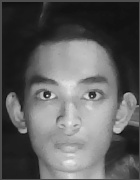
#> input picture data/6752300151_Pae.jpg, 140 x 180 px; its folder holds 4 pictures in this run
$ python faceclustering.py
#> lines starting #> are read from the running program, lines starting #| are printed output that depends on the picture
"""Face-image clustering with memory-efficient Fuzzy C-Means.

Install: pip install numpy opencv-python matplotlib
Run: python faceclustering.py --dataset data --clusters 3
"""

from __future__ import annotations

import argparse
import csv
from pathlib import Path

import cv2
import matplotlib.pyplot as plt
import numpy as np

IMAGE_TYPES = {".jpg", ".jpeg", ".png", ".bmp"}


def read_dataset(directory: Path, size: tuple[int, int] = (32, 32)):
    """Load grayscale images and normalized float32 feature vectors."""
#> called with size = (32, 32)
    directory = Path(directory)
    if not directory.is_dir():
        raise FileNotFoundError(f"ไม่พบโฟลเดอร์ข้อมูลภาพ: {directory}")
    if len(size) != 2 or any(x <= 0 for x in size):
        raise ValueError("size ต้องเป็น (width, height) ที่มากกว่า 0")

    pictures, filenames, features = [], [], []
    for image_path in sorted(directory.iterdir()):
        if not image_path.is_file() or image_path.suffix.lower() not in IMAGE_TYPES:
            continue
        picture = cv2.imread(str(image_path), cv2.IMREAD_GRAYSCALE)
#> picture is the input picture: shape (180, 140); min 13, max 241, mean 93.5
        if picture is None:
            print(f"คำเตือน: อ่านภาพไม่ได้ ข้าม {image_path.name}")
            continue
        resized = cv2.resize(picture, size, interpolation=cv2.INTER_AREA)
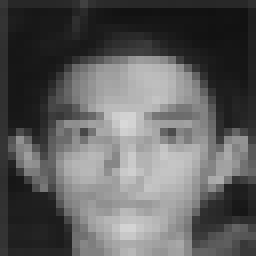
#> resized: shape (32, 32) (shown 8 times larger); min 17, max 216, mean 93.5
        pictures.append(picture)
        filenames.append(image_path.name)
        features.append(resized.reshape(-1).astype(np.float32) / 255.0)
#> pass 2 of the loop in read_dataset, `for image_path in sorted(directory.iterdir()):`:
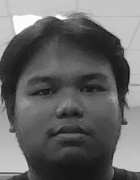
#> input picture data/6752300178_VA (1).jpg, 140 x 180 px
#> in read_dataset, picture is the input picture: shape (180, 140); min 10, max 255, mean 104.2
#> in read_dataset, `resized = cv2.resize(picture, size, interpolation=cv2.INTER_AREA)`:
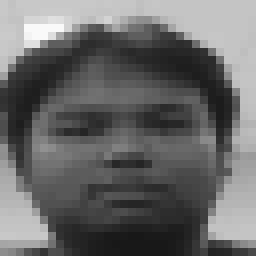
#> resized: shape (32, 32) (shown 8 times larger); min 23, max 250, mean 104.2
#> pass 3 of the loop in read_dataset, `for image_path in sorted(directory.iterdir()):`:
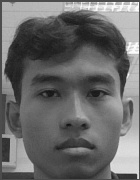
#> input picture data/6752300208_North (1).jpg, 140 x 180 px
#> in read_dataset, picture is the input picture: shape (180, 140); min 16, max 255, mean 106.1
#> in read_dataset, `resized = cv2.resize(picture, size, interpolation=cv2.INTER_AREA)`:
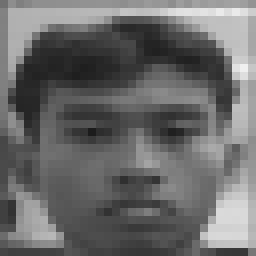
#> resized: shape (32, 32) (shown 8 times larger); min 28, max 239, mean 106.1
#> the loop made 4 passes; the first 3 are shown

    if not features:
        raise FileNotFoundError(f"ไม่พบไฟล์ภาพที่อ่านได้ใน {directory}")
    return pictures, filenames, np.stack(features)


def fuzzy_c_means(
    data: np.ndarray,
    clusters: int,
    fuzziness: float = 2.0,
    tolerance: float = 1e-5,
    max_iterations: int = 300,
    seed: int = 42,
):
    """Return (centers, memberships) using a vectorized FCM update.

    Distance is computed via dot products, avoiding an N x C x D array.
    Exact matches to centers get equal membership among matching centers.
    """
#> called with data = array of shape (4, 1024), clusters = 3, fuzziness = 2, tolerance = 1e-05, max_iterations = 300, seed = 42
    x = np.asarray(data, dtype=np.float64)
    if x.ndim != 2 or not x.shape[0] or not x.shape[1]:
        raise ValueError("data ต้องเป็นอาร์เรย์ 2 มิติที่ไม่ว่าง")
    if not np.isfinite(x).all():
        raise ValueError("data มี NaN หรือ Infinity")
    if not isinstance(clusters, (int, np.integer)) or not 1 <= clusters <= len(x):
        raise ValueError("clusters ต้องอยู่ระหว่าง 1 ถึงจำนวนภาพ")
    if not np.isfinite(fuzziness) or fuzziness <= 1:
        raise ValueError("fuzziness ต้องมากกว่า 1")
    if not np.isfinite(tolerance) or tolerance <= 0:
        raise ValueError("tolerance ต้องมากกว่า 0")
    if not isinstance(max_iterations, (int, np.integer)) or max_iterations < 1:
        raise ValueError("max_iterations ต้องมากกว่า 0")

    if clusters == 1:
        return x.mean(axis=0, keepdims=True), np.ones((len(x), 1), dtype=np.float64)

    rng = np.random.default_rng(seed)
    membership = rng.random((len(x), clusters))
    membership /= membership.sum(axis=1, keepdims=True)
    x_norm2 = np.einsum("ij,ij->i", x, x)[:, None]
    exponent = -1.0 / (fuzziness - 1.0)  # squared distances

    def calculate_centers(u: np.ndarray) -> np.ndarray:
        weights = u ** fuzziness
        denom = weights.sum(axis=0)
        centers = np.empty((clusters, x.shape[1]), dtype=np.float64)
        active = denom > 1e-300
        if active.any():
            centers[active] = (weights[:, active].T @ x) / denom[active, None]
        if (~active).any():
            # Avoid NaNs when a cluster receives essentially zero weight.
            centers[~active] = x.mean(axis=0)
        return centers

    for _ in range(max_iterations):
        centers = calculate_centers(membership)
        # O(N*C) auxiliary memory rather than O(N*C*D).
        dist2 = x_norm2 + np.einsum("ij,ij->i", centers, centers)[None, :] - 2.0 * (x @ centers.T)
        np.maximum(dist2, 0.0, out=dist2)
        # Dot-product distance can suffer cancellation near exact matches.
        # Recompute potentially zero distances directly to distinguish them.
        near_zero = dist2 <= 1e-12 * np.maximum(x_norm2, 1.0)
        if near_zero.any():
            rr, cc = np.nonzero(near_zero)
            delta = x[rr] - centers[cc]
            dist2[rr, cc] = np.einsum("ij,ij->i", delta, delta)

        exact = dist2 == 0.0
        exact_rows = exact.any(axis=1)
        updated = np.empty_like(membership)
        if exact_rows.any():
            exact_matches = exact[exact_rows]
            updated[exact_rows] = exact_matches / exact_matches.sum(axis=1, keepdims=True)

        ordinary_rows = ~exact_rows
        if ordinary_rows.any():
            d = dist2[ordinary_rows]
            # Log-sum-exp style normalization avoids power overflow/underflow.
            log_w = exponent * np.log(d)
            log_w -= log_w.max(axis=1, keepdims=True)
            w = np.exp(log_w)
            updated[ordinary_rows] = w / w.sum(axis=1, keepdims=True)

        change = np.max(np.abs(updated - membership))
        membership = updated
        if change < tolerance:
            break
    else:
        print(f"คำเตือน: ยังไม่ converged ภายใน {max_iterations} รอบ")

    # Return centers consistent with the final membership (not the previous step).
    return calculate_centers(membership), membership


def show_results(
    images, filenames, labels, cluster_count: int,
    save_path: Path | None = None, show: bool = True, max_preview: int = 60,
):
#> called with labels = array of shape (4,), cluster_count = 3, show = True, max_preview = 60
    if not images:
        raise ValueError("ไม่มีภาพสำหรับแสดงผล")
    if max_preview < 1:
        raise ValueError("max_preview ต้องมากกว่า 0")
    display_count = min(len(images), max_preview)
    columns = min(max(cluster_count, 1), 3)
    rows = (display_count + columns - 1) // columns
    figure, axes = plt.subplots(rows, columns, figsize=(columns * 4, rows * 3), squeeze=False)

    for index, axis in enumerate(axes.flat):
        axis.axis("off")
        if index < display_count:
            group = int(labels[index]) + 1
            print(f"{filenames[index]} -> Cluster {group}")
            axis.imshow(images[index], cmap="gray", vmin=0, vmax=255)
            axis.set_title(f"{filenames[index]}\nCluster {group}")

    figure.tight_layout()
    if len(images) > max_preview:
        print(f"แสดงตัวอย่าง {max_preview}/{len(images)} ภาพ; รายการทั้งหมดอยู่ใน CSV")
    if save_path is not None:
        target = Path(save_path)
        target.parent.mkdir(parents=True, exist_ok=True)
        figure.savefig(target, dpi=150, bbox_inches="tight")
        print(f"บันทึกกราฟ: {target}")
    if show:
        plt.show()
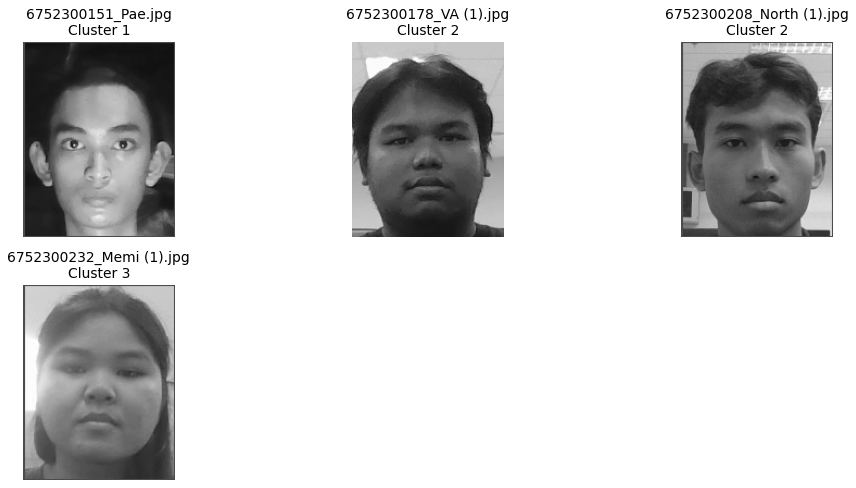
#> figure drawn by matplotlib, 4 panels
    plt.close(figure)


def export_assignments(path: Path, filenames, membership: np.ndarray) -> None:
    """Export each image label and per-cluster membership to UTF-8 CSV."""
    if len(filenames) != len(membership):
        raise ValueError("จำนวนชื่อภาพไม่ตรงกับ membership")
    target = Path(path)
    target.parent.mkdir(parents=True, exist_ok=True)
    with target.open("w", newline="", encoding="utf-8-sig") as output:
        writer = csv.writer(output)
        writer.writerow(["filename", "cluster", "confidence",
                         *[f"membership_{i + 1}" for i in range(membership.shape[1])]])
        for filename, probabilities in zip(filenames, membership):
            label = int(np.argmax(probabilities))
            writer.writerow([filename, label + 1, f"{probabilities[label]:.8f}",
                             *[f"{value:.8f}" for value in probabilities]])


def main():
    parser = argparse.ArgumentParser(description="Cluster face images using Fuzzy C-Means")
    parser.add_argument("--dataset", type=Path, default=Path(__file__).resolve().parent / "data")
    parser.add_argument("--clusters", type=int, default=3)
    parser.add_argument("--width", type=int, default=32)
    parser.add_argument("--height", type=int, default=32)
    parser.add_argument("--seed", type=int, default=42)
    parser.add_argument("--max-iterations", type=int, default=300)
    parser.add_argument("--fuzziness", type=float, default=2.0)
    parser.add_argument("--tolerance", type=float, default=1e-5)
    parser.add_argument("--csv", type=Path, help="Save cluster assignments to CSV")
    parser.add_argument("--max-preview", type=int, default=60, help="Maximum images in montage")
    parser.add_argument("--save", type=Path, help="Save montage image (PNG, etc.)")
    parser.add_argument("--no-show", action="store_true", help="Do not open a plot window")
    args = parser.parse_args()

    images, filenames, data = read_dataset(args.dataset, (args.width, args.height))
    centers, membership = fuzzy_c_means(
        data, clusters=args.clusters, seed=args.seed, max_iterations=args.max_iterations,
        fuzziness=args.fuzziness, tolerance=args.tolerance
    )
    labels = np.argmax(membership, axis=1)
    print(f"ภาพทั้งหมด {len(images)} ภาพ, {len(centers)} กลุ่ม")
    if args.csv is not None:
        export_assignments(args.csv, filenames, membership)
        print(f"บันทึกผล CSV: {args.csv}")
    if args.save is not None or not args.no_show:
        show_results(images, filenames, labels, args.clusters, args.save,
                     show=not args.no_show, max_preview=args.max_preview)


if __name__ == "__main__":
    main()
